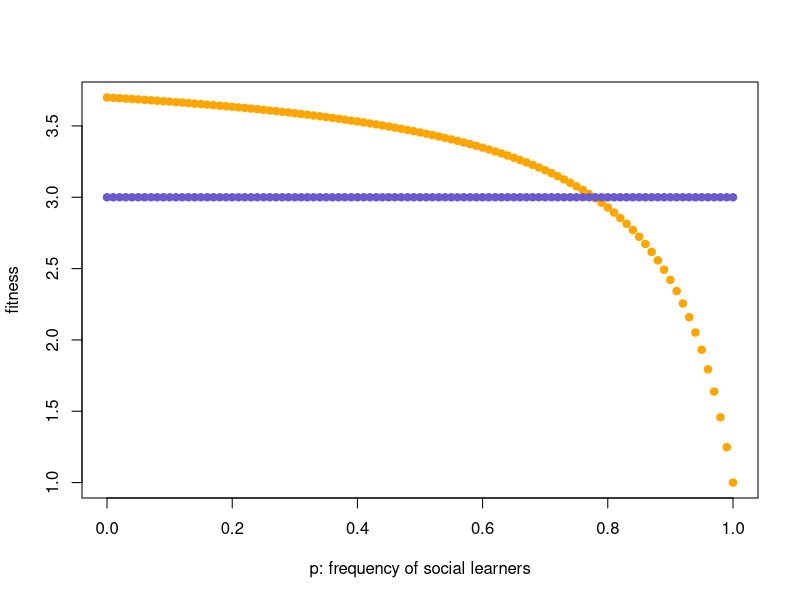
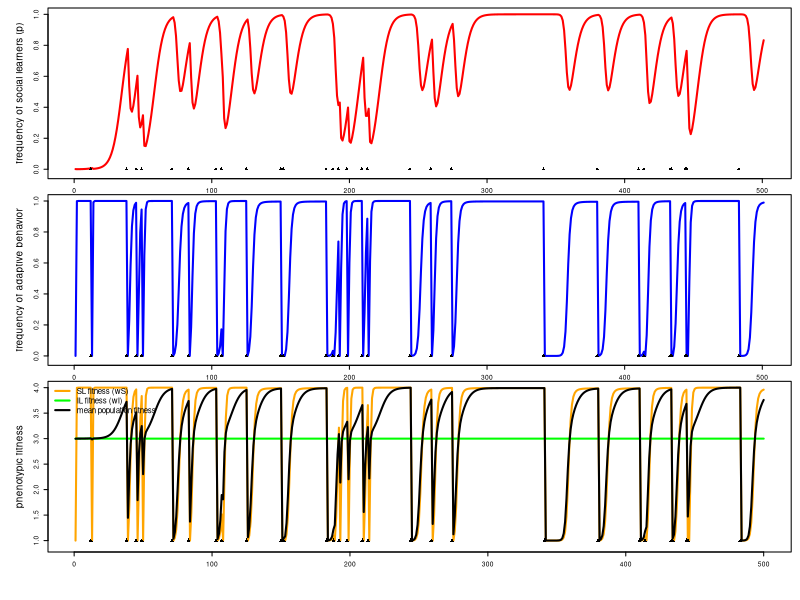

These charts were generated, in order, by the following R code:
## ---- chunk 1
knitr::opts_chunk$set(echo = TRUE)
## ---- chunk 2
b <- 3
c <- 1
w0 <- 1
u <- 0.1
p_seq <- seq(from=0 , to=1 , by=0.01)
wI <- wS <- rep (NA , length(p_seq) )

for( i in 1:length(p_seq) ){
  Qbar <- (1-u)*(1-p_seq[i]) / ( 1 - p_seq[i]*(1-u))
  wI[i] <- w0 + b - c
  wS[i] <- w0 + b*Qbar
}
plot(wS ~ p_seq , pch=19 , col="orange" , ylab="fitness" , xlab="p: frequency of social learners")
points(wI ~ p_seq ,  pch=19 , col="slateblue" )
## ---- chunk 3
#set initial parameter conditions
w0 <- 1 #baseline fitness
b <- 3 #benefit of adaptive behavior
c <- 1 #cost of individual learning
U <- 0.05 #probability of environmental change
#s <- 0.9 #success of innovation
timesteps <- 500
#wI <- w0 + b - c
## ---- chunk 4
#containers for values
q <- p <- u <-  rep(0,timesteps + 1 )
wS <- wI  <- wPOP <-  rep(0,timesteps )

#calculate phat from empirical model
phat <- (1-U*b/c)/(1-U) #equilibrium values for frequency of social learners

#set starting conditions
q[1] <- 0 
#p[1] <- phat 
p[1] <- 0.001 
u[1] <- 0

#begin simulation
for (t in 1:timesteps){
  wI[t] <- w0 + b - c #fitness individual learners
  wS[t] <- w0 + b*q[t] #fitness of social learners
  wPOP[t] <- wI[t]*(1-p[t]) + wS[t]*p[t] #population mean fitness
  q[t+1] <- (1-u[t])*( (1-p[t]) + p[t]*q[t]) + u[t]*0 #frequecncy of adaptive behavior
  p[t+1] <- p[t]*wS[t]/(p[t]*wS[t] + (1-p[t])*wI) #frequecny of social learners
  u[t+1] <- rbinom(n=1,prob=U,size=1) #sample environment changing in next gen, if 0 all SL behav maladaptive
}
## ---- chunk 5

par(mfrow = c(3, 1) )
par(cex = 0.4)
par(oma = c(4,2,1,1) )
par(mar = c(2,4,0,0.1) )

plot( p ~ c(1:(timesteps + 1) ) , ylim=c(-0.02,1) , pch=19 , col="white" , ylab="frequency of social learners (p)" , cex.lab=1.5)
lines( (1:(timesteps +1)) , p , col="red", lty=1, lwd=2)
points(  seq(0:timesteps) , (u-1) , pch=17)

plot( q ~ c(1:(timesteps + 1) ) , ylim=c(-0.02,1) , pch=19 , col="white" , ylab="frequency of adaptive behavior" , cex.lab=1.5)
lines( (1:(timesteps +1)) , q , col="blue", lty=1, lwd=2)
points(  seq(0:timesteps) , (u-1) , pch=17)

plot( wS ~ c(1:(timesteps) ) , ylim=c(0.9,b+w0) , pch=19 , col="white" , ylab="phenotypic fitness" , cex.lab=1.5)
lines( c(1:timesteps) , wS , col="orange", lty=1, lwd=2)
lines( c(1:timesteps ) , wI , col="green", lty=1, lwd=2)
lines( c(1:timesteps ) , wPOP , col="black", lty=1, lwd=2)
legend("topleft", legend=c("SL fitness (wS)", "IL fitness (wI)", "mean population fitness"),
       col=c("orange", "green" , "black"), lty=1, cex=1.2 , lw=2 , bty="n")
points(  seq(0:timesteps) , (u) , pch=17)

##Have class show that phat in simulation is the same as phat in equation
##Show invasion conditions of SL via simulation (when they can and can't invade)
##Show invasion conditions of IL via simulation (where they can and can't invade)
